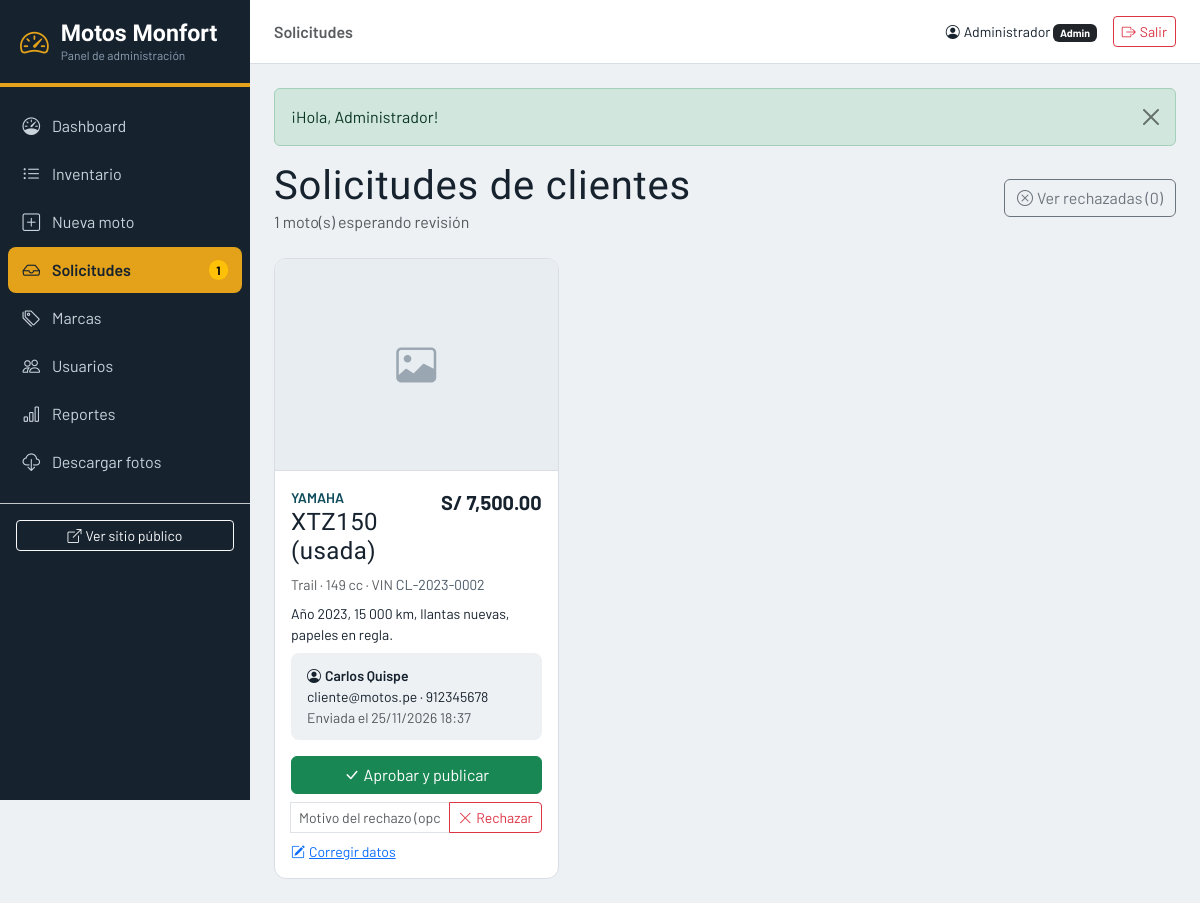
Screenshot of /admin/solicitudes.php (signed in) with the database file from the repository.
### tables this page shows
CREATE TABLE motos (
    id INT AUTO_INCREMENT PRIMARY KEY,
    vin_chasis VARCHAR(30) NOT NULL UNIQUE,
    modelo VARCHAR(100) NOT NULL,
    tipo VARCHAR(20) NOT NULL DEFAULT 'naked',    
    cilindrada_cc INT NOT NULL,
    precio DECIMAL(10,2) NOT NULL,
    id_marca INT NOT NULL,
    foto VARCHAR(100) NULL,
    descripcion VARCHAR(500) NULL,
    estado ENUM('aprobada','pendiente','rechazada') NOT NULL DEFAULT 'aprobada',
    observacion VARCHAR(255) NULL,                    
    id_usuario INT NULL,                              
    creado_en DATETIME NOT NULL DEFAULT CURRENT_TIMESTAMP,
    CONSTRAINT fk_motos_marca
        FOREIGN KEY (id_marca)
        REFERENCES marcas_moto(id_marca)
        ON DELETE CASCADE
        ON UPDATE CASCADE,
    CONSTRAINT fk_motos_usuario
        FOREIGN KEY (id_usuario)
        REFERENCES usuarios(id)
        ON DELETE CASCADE
        ON UPDATE CASCADE
);

CREATE TABLE marcas_moto (
    id_marca INT AUTO_INCREMENT PRIMARY KEY,
    nombre_marca VARCHAR(50) NOT NULL
);

CREATE TABLE usuarios (
    id INT AUTO_INCREMENT PRIMARY KEY,
    nombre VARCHAR(100) NOT NULL,
    usuario VARCHAR(100) NOT NULL UNIQUE,             
    password VARCHAR(255) NOT NULL,                   
    telefono VARCHAR(20) NULL,
    rol ENUM('admin','cliente') NOT NULL DEFAULT 'cliente',
    creado_en DATETIME NOT NULL DEFAULT CURRENT_TIMESTAMP
);

### includes/conexion.php (called while the page is built, shortened)
<?php
function nombreTipo(?string $tipo): string
{
    return TIPOS_MOTO[$tipo] ?? 'Naked';
}
function fotoMoto(?string $foto): ?string
{
    return null;
}
function e($valor): string
{
    return htmlspecialchars((string)$valor, ENT_QUOTES, 'UTF-8');
}

### admin/solicitudes.php (the view, shortened to what this page needs)
<?php
require '../includes/conexion.php';
try {
    $solicitudes = $pdo->query(
        "SELECT m.*, ma.nombre_marca AS marca, u.nombre AS cliente, u.usuario AS correo, u.telefono
         FROM motos m
         INNER JOIN marcas_moto ma ON m.id_marca = ma.id_marca
         INNER JOIN usuarios u ON m.id_usuario = u.id
         WHERE m.estado = 'pendiente'
         ORDER BY m.creado_en ASC"
    )->fetchAll();
    $rechazadas = (int)$pdo->query("SELECT COUNT(*) FROM motos WHERE estado = 'rechazada'")->fetchColumn();
} catch (PDOException $ex) {
    errorBD('Error al cargar las solicitudes.', $ex);
}
include '../includes/header_admin.php';
?>
<div class="d-flex flex-wrap justify-content-between align-items-center gap-2 mb-4">
    <div>
        <h1 class="mb-0">Solicitudes de clientes</h1>
        <div class="text-muted"><?= count($solicitudes) ?> moto(s) esperando revisión</div>
    </div>
    <a class="btn btn-outline-secondary" href="motos.php?estado=rechazada"><i class="bi bi-x-circle me-1"></i>Ver rechazadas (<?= $rechazadas ?>)</a>
</div>
<div class="row g-4">
    <?php foreach ($solicitudes as $s): $foto = fotoMoto($s['foto']); ?>
        <div class="col-md-6 col-xl-4" id="s<?= $s['id'] ?>">
            <article class="solicitud">
                <div class="foto">
                    <?php if ($foto): ?>
                        <img src="<?= e($foto) ?>" alt="<?= e($s['marca'] . ' ' . $s['modelo']) ?>">
                    <?php else: ?>
                        <div class="sin-foto"><i class="bi bi-image"></i></div>
                    <?php endif; ?>
                </div>
                <div class="p-3 flex-fill d-flex flex-column">
                    <div class="d-flex justify-content-between align-items-start">
                        <div>
                            <div class="text-uppercase small fw-semibold" style="color:var(--petrol)"><?= e($s['marca']) ?></div>
                            <h2 class="h4 mb-0"><?= e($s['modelo']) ?></h2>
                        </div>
                        <div class="fs-5 fw-bold text-nowrap">S/ <?= number_format((float)$s['precio'], 2) ?></div>
                    </div>
                    <div class="small text-muted my-2">
                        <?= e(nombreTipo($s['tipo'])) ?> · <?= (int)$s['cilindrada_cc'] ?> cc · VIN <span class="vin"><?= e($s['vin_chasis']) ?></span>
                    </div>
                    <?php if ($s['descripcion']): ?><p class="small mb-2"><?= nl2br(e($s['descripcion'])) ?></p><?php endif; ?>
                    <div class="vendedor small mb-3">
                        <div class="fw-semibold"><i class="bi bi-person-circle me-1"></i><?= e($s['cliente']) ?></div>
                        <div><?= e($s['correo']) ?><?= $s['telefono'] ? ' · ' . e($s['telefono']) : '' ?></div>
                        <div class="text-muted">Enviada el <?= date('d/m/Y H:i', strtotime($s['creado_en'])) ?></div>
                    </div>
                    <div class="mt-auto">
                        <form method="post" class="mb-2"><?= campoCsrf() ?>
                            <button class="btn btn-success w-100" name="accion" value="aprobar"><i class="bi bi-check-lg me-1"></i>Aprobar y publicar</button>
                        </form>
                        <form method="post" class="input-group input-group-sm"><?= campoCsrf() ?>
                            <input type="text" class="form-control" name="motivo" maxlength="255" placeholder="Motivo del rechazo (opcional)" aria-label="Motivo del rechazo">
                            <button class="btn btn-outline-danger" name="accion" value="rechazar"><i class="bi bi-x-lg me-1"></i>Rechazar</button>
                        </form>
                        <div class="d-flex justify-content-between mt-2 small">
                            <a href="editar.php?id=<?= $s['id'] ?>"><i class="bi bi-pencil-square me-1"></i>Corregir datos</a>
                        </div>
                    </div>
                </div>
            </article>
        </div>
    <?php endforeach; ?>
</div>
<?php include '../includes/footer_admin.php'; ?>

### assets/css/estilos.css (style rules this page uses)
:root { --ink: #16222E; --petrol: #0F4C5C; --petrol-2: #0b3a47; --amber: #E3A21A; --amber-2: #c98f10; --steel: #EEF1F4; --line: #d8dee4; }
body { font-family: 'Barlow', system-ui, sans-serif; background: var(--steel); color: var(--ink); }
h1, h2, h3, .navbar-brand, .display-font { font-family: 'Barlow Condensed', sans-serif; letter-spacing: .02em; }
.vin { font-variant-numeric: tabular-nums; font-size: .9rem; color: #4b5b69; }
.sin-foto { width: 100%; height: 100%; display: flex; align-items: center; justify-content: center; background: #e8edf1; color: #9aa6b1; font-size: 2.5rem; }
.vendedor { background: var(--steel); border-radius: 8px; padding: .75rem 1rem; }

### assets/css/admin.css (style rules this page uses)
body.admin { background: var(--steel); }
.solicitud { border: 1px solid var(--line); border-radius: 12px; background: #fff; overflow: hidden; height: 100%; display: flex; flex-direction: column; }
.solicitud .foto { aspect-ratio: 4 / 3; background: #fff; border-bottom: 1px solid var(--line); }

### rows the page displays
motos: id_marca.nombre_marca "YAMAHA", modelo "XTZ150 (usada)", precio "7,500.00", tipo "Trail", cilindrada_cc "149", vin_chasis "CL-2023-0002", descripcion "Año 2023, 15 000 km, llantas nuevas, papeles en regla.", id_usuario.nombre "Carlos Quispe", id_usuario.usuario "cliente@motos.pe", id_usuario.telefono "912345678", creado_en "25/11/2026 18:37"

### other values shown
$texto "Dashboard"
$texto "Inventario"
$texto "Nueva moto"
$texto "Solicitudes"
$pendientes "1"
$texto "Marcas"
$texto "Usuarios"
$texto "Reportes"
$texto "Descargar fotos"
$titulo "Solicitudes"
$_SESSION['nombre'] "Administrador"
$f['texto'] "¡Hola, Administrador!"
count($solicitudes) "1"
$rechazadas "0"
